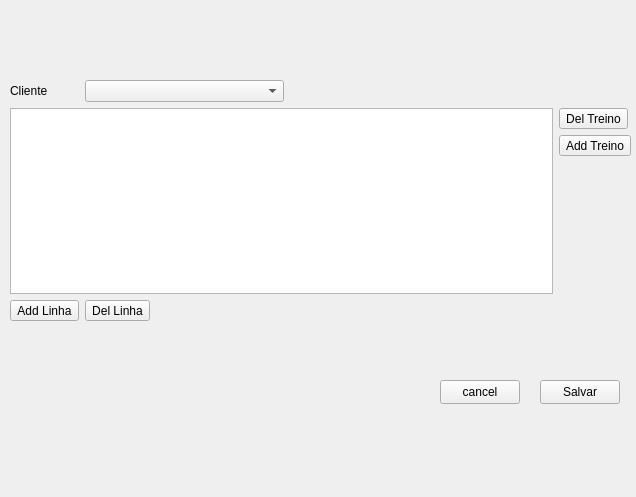
<?xml version="1.0" encoding="UTF-8"?>
<ui version="4.0">
 <class>ProgramaWindow</class>
 <widget class="QWidget" name="ProgramaWindow">
  <property name="geometry">
   <rect>
    <x>0</x>
    <y>0</y>
    <width>636</width>
    <height>497</height>
   </rect>
  </property>
  <property name="windowTitle">
   <string>MainWindow</string>
  </property>
  <widget class="QPushButton" name="cancel_button">
   <property name="geometry">
    <rect>
     <x>440</x>
     <y>380</y>
     <width>80</width>
     <height>24</height>
    </rect>
   </property>
   <property name="text">
    <string>cancel</string>
   </property>
  </widget>
  <widget class="QPushButton" name="salvar_button">
   <property name="geometry">
    <rect>
     <x>540</x>
     <y>380</y>
     <width>80</width>
     <height>24</height>
    </rect>
   </property>
   <property name="text">
    <string>Salvar</string>
   </property>
  </widget>
  <widget class="QWidget" name="gridLayoutWidget_2">
   <property name="geometry">
    <rect>
     <x>10</x>
     <y>80</y>
     <width>621</width>
     <height>241</height>
    </rect>
   </property>
   <layout class="QGridLayout" name="gridLayout_2">
    <item row="4" column="2" colspan="3">
     <spacer name="horizontalSpacer_2">
      <property name="orientation">
       <enum>Qt::Horizontal</enum>
      </property>
      <property name="sizeHint" stdset="0">
       <size>
        <width>40</width>
        <height>20</height>
       </size>
      </property>
     </spacer>
    </item>
    <item row="4" column="1">
     <widget class="QToolButton" name="del_linha">
      <property name="text">
       <string>Del Linha</string>
      </property>
     </widget>
    </item>
    <item row="4" column="0">
     <widget class="QToolButton" name="add_linha">
      <property name="text">
       <string>Add Linha</string>
      </property>
     </widget>
    </item>
    <item row="2" column="5">
     <spacer name="verticalSpacer">
      <property name="orientation">
       <enum>Qt::Vertical</enum>
      </property>
      <property name="sizeHint" stdset="0">
       <size>
        <width>20</width>
        <height>40</height>
       </size>
      </property>
     </spacer>
    </item>
    <item row="1" column="0" rowspan="2" colspan="5">
     <widget class="QTableWidget" name="tableWidget">
      <property name="editTriggers">
       <set>QAbstractItemView::NoEditTriggers</set>
      </property>
      <property name="dragEnabled">
       <bool>true</bool>
      </property>
      <property name="selectionMode">
       <enum>QAbstractItemView::SingleSelection</enum>
      </property>
     </widget>
    </item>
    <item row="1" column="5">
     <layout class="QGridLayout" name="gridLayout">
      <item row="0" column="0">
       <widget class="QToolButton" name="del_treino">
        <property name="text">
         <string>Del Treino</string>
        </property>
       </widget>
      </item>
      <item row="1" column="0">
       <widget class="QToolButton" name="add_treino">
        <property name="text">
         <string>Add Treino</string>
        </property>
       </widget>
      </item>
     </layout>
    </item>
    <item row="0" column="0">
     <widget class="QLabel" name="cliente_label">
      <property name="text">
       <string>Cliente</string>
      </property>
     </widget>
    </item>
    <item row="0" column="1" colspan="2">
     <widget class="QComboBox" name="cliente_c_box"/>
    </item>
   </layout>
  </widget>
 </widget>
 <resources/>
 <connections/>
</ui>
